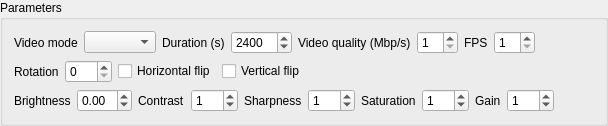
                     <widget class="QGroupBox" name="groupBox_3">
                      <property name="title">
                       <string>Parameters</string>
                      </property>
                      <layout class="QVBoxLayout" name="verticalLayout_10">
                       <item>
                        <layout class="QHBoxLayout" name="horizontalLayout_11">
                         <item>
                          <layout class="QHBoxLayout" name="horizontalLayout_7">
                           <item>
                            <widget class="QLabel" name="label_5">
                             <property name="text">
                              <string>Video mode</string>
                             </property>
                            </widget>
                           </item>
                           <item>
                            <widget class="QComboBox" name="video_mode_cb">
                             <property name="accessibleName">
                              <string>video mode</string>
                             </property>
                            </widget>
                           </item>
                          </layout>
                         </item>
                         <item>
                          <layout class="QHBoxLayout" name="horizontalLayout_8">
                           <item>
                            <widget class="QLabel" name="lb_durations">
                             <property name="text">
                              <string>Duration (s)</string>
                             </property>
                            </widget>
                           </item>
                           <item>
                            <widget class="QSpinBox" name="video_duration_sb">
                             <property name="accessibleName">
                              <string>video duration</string>
                             </property>
                             <property name="minimum">
                              <number>60</number>
                             </property>
                             <property name="maximum">
                              <number>86000</number>
                             </property>
                             <property name="singleStep">
                              <number>60</number>
                             </property>
                             <property name="value">
                              <number>2400</number>
                             </property>
                            </widget>
                           </item>
                          </layout>
                         </item>
                         <item>
                          <layout class="QHBoxLayout" name="horizontalLayout_10">
                           <item>
                            <widget class="QLabel" name="label_6">
                             <property name="text">
                              <string>Video quality (Mbp/s)</string>
                             </property>
                            </widget>
                           </item>
                           <item>
                            <widget class="QSpinBox" name="video_quality_sb">
                             <property name="accessibleName">
                              <string>video quality</string>
                             </property>
                             <property name="minimum">
                              <number>1</number>
                             </property>
                             <property name="maximum">
                              <number>10</number>
                             </property>
                            </widget>
                           </item>
                          </layout>
                         </item>
                         <item>
                          <layout class="QHBoxLayout" name="horizontalLayout_9">
                           <item>
                            <widget class="QLabel" name="label_7">
                             <property name="text">
                              <string>FPS</string>
                             </property>
                            </widget>
                           </item>
                           <item>
                            <widget class="QSpinBox" name="video_fps_sb">
                             <property name="accessibleName">
                              <string>FPS</string>
                             </property>
                             <property name="minimum">
                              <number>1</number>
                             </property>
                             <property name="maximum">
                              <number>30</number>
                             </property>
                            </widget>
                           </item>
                           <item>
                            <spacer name="horizontalSpacer_11">
                             <property name="orientation">
                              <enum>Qt::Orientation::Horizontal</enum>
                             </property>
                             <property name="sizeHint" stdset="0">
                              <size>
                               <width>40</width>
                               <height>20</height>
                              </size>
                             </property>
                            </spacer>
                           </item>
                          </layout>
                         </item>
                        </layout>
                       </item>
                       <item>
                        <layout class="QHBoxLayout" name="horizontalLayout_20">
                         <item>
                          <widget class="QLabel" name="label_29">
                           <property name="text">
                            <string>Rotation</string>
                           </property>
                          </widget>
                         </item>
                         <item>
                          <widget class="QSpinBox" name="video_rotation_sb">
                           <property name="accessibleName">
                            <string>video rotation</string>
                           </property>
                           <property name="frame">
                            <bool>true</bool>
                           </property>
                           <property name="maximum">
                            <number>270</number>
                           </property>
                           <property name="singleStep">
                            <number>90</number>
                           </property>
                          </widget>
                         </item>
                         <item>
                          <widget class="QCheckBox" name="video_hflip_cb">
                           <property name="accessibleName">
                            <string>video hflip</string>
                           </property>
                           <property name="text">
                            <string>Horizontal flip</string>
                           </property>
                          </widget>
                         </item>
                         <item>
                          <widget class="QCheckBox" name="video_vflip_cb">
                           <property name="accessibleName">
                            <string>video vflip</string>
                           </property>
                           <property name="text">
                            <string>Vertical flip</string>
                           </property>
                          </widget>
                         </item>
                         <item>
                          <spacer name="horizontalSpacer_12">
                           <property name="orientation">
                            <enum>Qt::Orientation::Horizontal</enum>
                           </property>
                           <property name="sizeHint" stdset="0">
                            <size>
                             <width>40</width>
                             <height>20</height>
                            </size>
                           </property>
                          </spacer>
                         </item>
                        </layout>
                       </item>
                       <item>
                        <layout class="QHBoxLayout" name="horizontalLayout_22">
                         <item>
                          <widget class="QLabel" name="label_31">
                           <property name="text">
                            <string>Brightness</string>
                           </property>
                          </widget>
                         </item>
                         <item>
                          <widget class="QDoubleSpinBox" name="video_brightness_sb">
                           <property name="accessibleName">
                            <string>video brightness</string>
                           </property>
                           <property name="minimum">
                            <double>-1.000000000000000</double>
                           </property>
                           <property name="maximum">
                            <double>1.000000000000000</double>
                           </property>
                           <property name="singleStep">
                            <double>0.010000000000000</double>
                           </property>
                          </widget>
                         </item>
                         <item>
                          <widget class="QLabel" name="label_30">
                           <property name="text">
                            <string>Contrast</string>
                           </property>
                          </widget>
                         </item>
                         <item>
                          <widget class="QSpinBox" name="video_contrast_sb">
                           <property name="accessibleName">
                            <string>video contrast</string>
                           </property>
                           <property name="minimum">
                            <number>0</number>
                           </property>
                           <property name="maximum">
                            <number>100</number>
                           </property>
                           <property name="value">
                            <number>1</number>
                           </property>
                          </widget>
                         </item>
                         <item>
                          <widget class="QLabel" name="Sharpness_2">
                           <property name="text">
                            <string>Sharpness</string>
                           </property>
                          </widget>
                         </item>
                         <item>
                          <widget class="QSpinBox" name="video_sharpness_sb">
                           <property name="accessibleName">
                            <string>video sharpness</string>
                           </property>
                           <property name="minimum">
                            <number>0</number>
                           </property>
                           <property name="maximum">
                            <number>100</number>
                           </property>
                           <property name="value">
                            <number>1</number>
                           </property>
                          </widget>
                         </item>
                         <item>
                          <widget class="QLabel" name="label_32">
                           <property name="text">
                            <string>Saturation</string>
                           </property>
                          </widget>
                         </item>
                         <item>
                          <widget class="QSpinBox" name="video_saturation_sb">
                           <property name="accessibleName">
                            <string>video saturation</string>
                           </property>
                           <property name="minimum">
                            <number>0</number>
                           </property>
                           <property name="maximum">
                            <number>100</number>
                           </property>
                           <property name="value">
                            <number>1</number>
                           </property>
                          </widget>
                         </item>
                         <item>
                          <widget class="QLabel" name="label_33">
                           <property name="text">
                            <string>Gain</string>
                           </property>
                          </widget>
                         </item>
                         <item>
                          <widget class="QSpinBox" name="video_gain_sb">
                           <property name="accessibleName">
                            <string>video gain</string>
                           </property>
                           <property name="minimum">
                            <number>0</number>
                           </property>
                           <property name="maximum">
                            <number>100</number>
                           </property>
                           <property name="singleStep">
                            <number>1</number>
                           </property>
                           <property name="value">
                            <number>1</number>
                           </property>
                          </widget>
                         </item>
                         <item>
                          <spacer name="horizontalSpacer_14">
                           <property name="orientation">
                            <enum>Qt::Orientation::Horizontal</enum>
                           </property>
                           <property name="sizeHint" stdset="0">
                            <size>
                             <width>40</width>
                             <height>20</height>
                            </size>
                           </property>
                          </spacer>
                         </item>
                        </layout>
                       </item>
                      </layout>
                     </widget>
